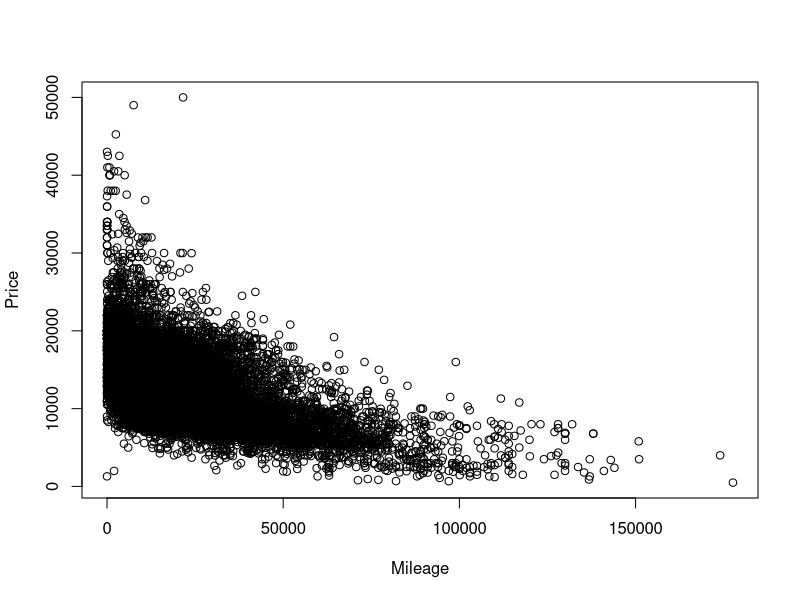
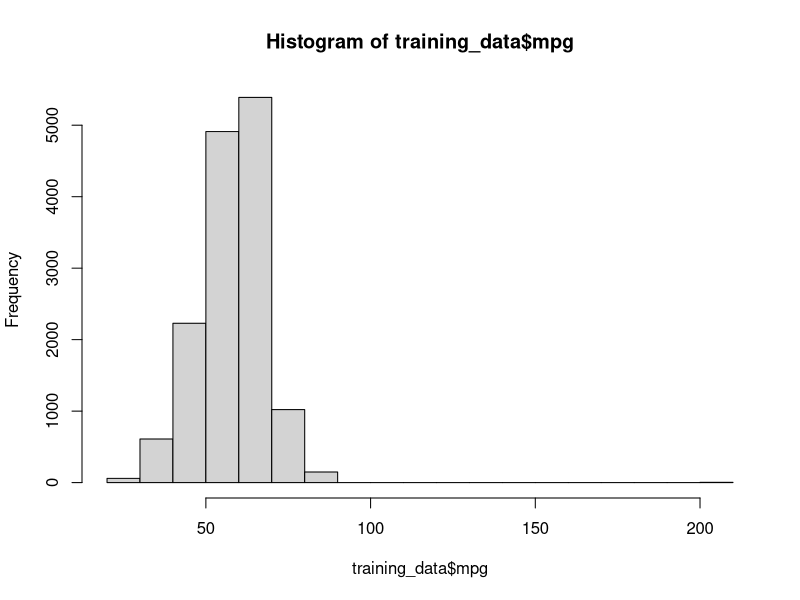

Source code (R) for these figures, in order:
## ---- chunk 1
setwd("Program 2")
ford_listings <- read.csv("./data/ford.csv", stringsAsFactors=TRUE)
## ---- chunk 2
eighty <- sample(1:nrow(ford_listings), nrow(ford_listings)*0.8, replace=FALSE)
training_data  <- ford_listings[eighty, ]
testing_data   <- ford_listings[-eighty, ]
## ---- chunk 3
head(training_data, 5)
summary(training_data)
mean(training_data$price)
median(training_data$mileage)
sum(training_data$tax)
## ---- chunk 4
plot(training_data$mileage, training_data$price, xlab = "Mileage", ylab = "Price") #nolint
## ---- chunk 5
hist(training_data$mpg)
## ---- chunk 6
set.seed(1234)
regression_model <- glm(training_data$model ~ ., data = training_data, family = binomial(link = "logit")) # nolint
summary(regression_model)
## ---- chunk 7
predicted <- predict(regression_model, newdata = testing_data, type = "response") #nolint
test_matrix <- table(testing_data$model, predicted > 0.5)
sum(test_matrix)
colSums(test_matrix)
## ---- chunk 8
library(e1071)
bayes_model <- naiveBayes(as.factor(training_data$model)~., data = training_data, type="class") # nolint
prediction_model <- predict(bayes_model, newdata = testing_data)
accuracy <- mean(prediction_model == testing_data$model)
accuracy
